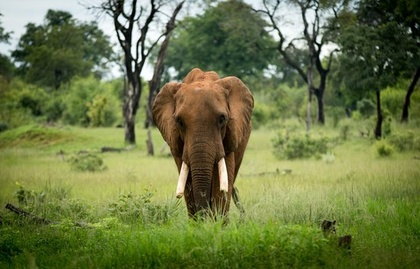
%> input picture semester-1/vision-artificial/U3T1/images/the-elephant-cafe.jpg, 420 x 269 px, shrunk from 550 x 352 before the run
$ octave U3T1.m   (GNU Octave 9; MATLAB toolbox functions it lacks are replaced by stand-ins)
%> lines starting %> are read from the running program, lines starting %| are printed output that depends on the picture
%> further down, image is the input picture: size 269x420x3 uint8; mean R, G, B 108.4, 119.6, 70.5
### semester-1/vision-artificial/U3T1/canny.m
function resulting_image = canny (reference)
    image = rgb2gray(reference);
%> image: size 269x420 uint8
    image = double(image);
%> image: size 269x420 double
    resulting_image = edge(image, 'Canny');
%> resulting_image: size 269x420 logical; 6.4% white in thin lines or dots
end

### semester-1/vision-artificial/U3T1/laplacian_of_gaussian.m
function resulting_image = laplacian_of_gaussian(reference_image)
    image =rgb2gray(reference_image);

    image = double(image);
    log_filter = fspecial('log', [3, 3], 0.5);
    resulting_image = imfilter(image, log_filter, 'symmetric', 'conv');
%> resulting_image: size 269x420 double
end

### semester-1/vision-artificial/U3T1/laplacian.m
function resulting_image = laplacian(reference_image, type)
%> called with type = 4
    image = rgb2gray(reference_image);
    image = double(image);
    temporal = image;

    [x, y] = size(image);
%> x = 269; y = 420
    resulting_image = zeros(x, y);

    image = padarray(image, [2 2], 256, 'both');
%> image: size 273x424 double

    for i = 2: x - 1
        for j = 2: y - 1
            if(type == 4)
                resulting_image(i, j) = image(i, j - 1) + image(i - 1, j) + image(i + 1, j)+ image(i, j + 1)-4*image(i, j);
            elseif(type == 8)
                resulting_image(i, j) = image(i - 1, j - 1) + image(i, j - 1) + image(i + 1, j - 1)+ image(i - 1, j) - 8 * (image(i, j)) + image(i + 1, j)+ image(i - 1,j + 1) + image(i, j + 1) + image(i + 1,j + 1);
            end
        end
    end
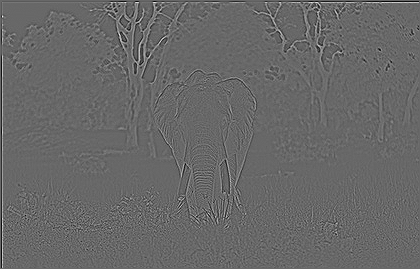
%> resulting_image: size 269x420 double; min -262, max 379, mean 0; drawn with min black and max white

    resulting_image = temporal - resulting_image;
    resulting_image = (abs(resulting_image))./max(max(resulting_image));
end

### semester-1/vision-artificial/U3T1/morphological_gradient.m
function resulting_image = morphological_gradient(reference_image)
    image = rgb2gray(reference_image);
    image = double (image);

    [x, y] = size(image);

    d1 = zeros(x, y);
    d2 = zeros(x, y);
    d3 = zeros(x, y);
    d4 = zeros(x, y);

    resulting_image = zeros(x, y);
    image = padarray(image, [2, 2], 0, 'both');
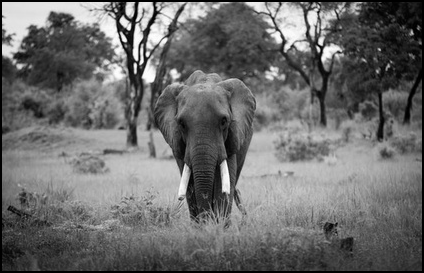
%> image: size 273x424 double; min 0, max 255, mean 108

    for i = 2: x - 1
        for j = 2: y - 1
            d1(i, j) = sqrt(power(image(i, j)-image(i, j - 1), 2) + power(image(i, j) - image(i, j + 1), 2));
            d2(i, j) = sqrt(power(image(i, j)-image(i - 1, j), 2) + power(image(i, j) - image(i + 1, j), 2));
            d3(i, j) = sqrt(power(image(i, j)-image(i - 1, j - 1), 2) + power(image(i, j) - image(i + 1, j + 1), 2));
            d4(i, j) = sqrt(power(image(i, j)-image(i - 1, j + 1), 2) + power(image(i, j) - image(i + 1, j - 1), 2));

            resulting_image(i, j) = d1(i, j)+ d2(i, j) + d2(i, j)+ d4(i, j);
        end
    end
end

### semester-1/vision-artificial/U3T1/prewitt.m
function [prewitt_h, prewitt_v, resulting_image] = prewitt(reference_image)
    image = rgb2gray(reference_image);
    image  = double(image);

    [x, y] = size(image);

    prewitt_h = zeros(x, y);
    prewitt_v = zeros(x, y);
    prewitt = zeros(x, y);

    kernel_y = [-1 0 1; -1 0 1; -1 0 1];
    kernel_x = [-1 -1 -1; 0 0 0; 1 1 1];

    image  = padarray(image , [2 2], 256, 'both');

    for i = 2 : x - 1
        for j = 2 : y - 1
            prewitt_h(i, j) = sum(sum(kernel_x.*image (i - 1: i + 1, j - 1: j + 1)));
            prewitt_v(i, j) = sum(sum(kernel_y.*image (i - 1: i + 1, j - 1: j + 1)));

            prewitt(i, j) = sqrt(power(prewitt_h(i, j), 2) + power(prewitt_v(i, j), 2));
        end
    end
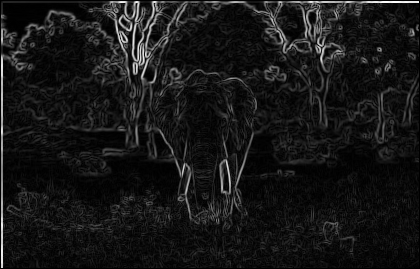
%> prewitt: size 269x420 double; min 0, max 753, mean 67.2; drawn with min black and max white
    prewitt_h = (abs(prewitt_h))./max(max(prewitt_h));
    prewitt_v = (abs(prewitt_v))./max(max(prewitt_v));

    resulting_image = (abs(prewitt))./max(max(prewitt));
end

### semester-1/vision-artificial/U3T1/roberts.m
function [roberts_h, roberts_v, resulting_image] = roberts(reference_image)
    image = rgb2gray(reference_image);
    image  = double(image);

    [x, y] = size(image);

    roberts_h = zeros(x, y);
    roberts_v = zeros(x, y);
    resulting_image = zeros(x, y);

    kernel_y = [0 1; -1 0];
    kernel_x = [-1 0; 0  1];

    image  = padarray(image , [2 2], 256, 'both');

    for i = 1 : x - 1
        for j = 1 : y - 1
            roberts_h(i, j) = sum(sum(kernel_x.*image(i: i + 1, j: j + 1)));
            roberts_v(i, j) = sum(sum(kernel_y.*image(i: i + 1, j: j + 1)));
            resulting_image(i, j) = sqrt(power(roberts_h(i, j), 2) + power(roberts_v(i, j), 2));
        end
    end
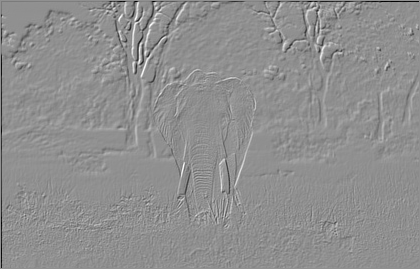
%> roberts_h: size 269x420 double; min -252, max 193, mean -1.2; drawn with min black and max white
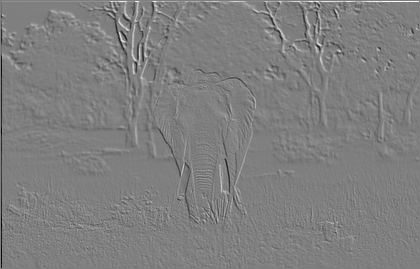
%> roberts_v: size 269x420 double; min -251, max 252, mean 0.3; drawn with min black and max white
    roberts_h = (abs(roberts_h))./max(max(roberts_h));
    roberts_v = (abs(roberts_v))./max(max(roberts_v));

    resulting_image = (abs(resulting_image))./max(max(resulting_image));
end

### semester-1/vision-artificial/U3T1/sobel.m
function [sobel_h, sobel_v, resulting_image] = sobel(reference_image)
    image = rgb2gray(reference_image);
    image  = double(image);

    [x, y] = size(image);

    sobel_h = zeros(x, y);
    sobel_v = zeros(x, y);
    sobel = zeros(x, y);

    kernel_y = [-1 0 1; -2 0 2; -1 0 1];
    kernel_x = [-1 -2 -1; 0 0 0; 1 2 1];

    image  = padarray(image , [2 2], 256, 'both');

    for i = 2 : x - 1
        for j = 2 : y - 1
            sobel_h(i, j) = sum(sum(kernel_x.*image (i - 1: i + 1, j - 1: j + 1)));
            sobel_v(i, j) = sum(sum(kernel_y.*image (i - 1: i + 1, j - 1: j + 1)));

            sobel(i, j) = sqrt(power(sobel_h(i, j), 2) + power(sobel_v(i, j), 2));
        end
    end
    sobel_h = (abs(sobel_h))./max(max(sobel_h));
    sobel_v = (abs(sobel_v))./max(max(sobel_v));

    resulting_image = (abs(sobel))./max(max(sobel));
end

### semester-1/vision-artificial/U3T1/zero_cross.m
function resulting_image = zero_cross(reference_image)
    image =rgb2gray(reference_image);

    image = double(image);
    resulting_image = edge(image, 'zerocross');
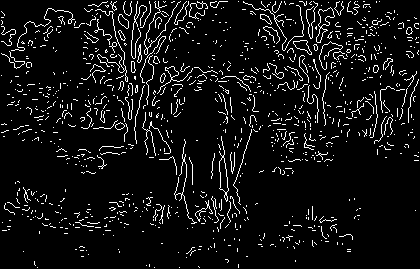
%> resulting_image: size 269x420 logical; 6.9% white in thin lines or dots
end

### semester-1/vision-artificial/U3T1/U3T1.m
image = imread('./images/the-elephant-cafe.jpg');

canny_image = canny(image);
laplacian_of_gaussian_image = laplacian_of_gaussian(image);
laplacian_4_image = laplacian(image, 4);
laplacian_8_image = laplacian(image, 8);
morphological_gradient_image = morphological_gradient(image);
prewitt_image = prewitt(image);
roberts_image = roberts(image);
sobel_image = sobel(image);
zero_image = zero_cross(image);

figure();
imshow(canny_image);
title("Canny");

figure();
imshow(laplacian_of_gaussian_image);
title("Laplacian of Gaussian");

figure();
imshow(laplacian_4_image);
title("Laplacian 4");

figure();
imshow(laplacian_8_image);
title("Laplacian 8");

figure();
imshow(morphological_gradient_image);
title("Morphological Gradient");

figure();
imshow(prewitt_image);
title("Prewitt");

figure();
imshow(roberts_image);
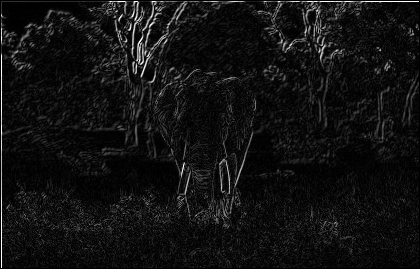
%> displayed picture: size 269x420, on the screen's scale of 0 to 255; min 0, max 255, mean 17.4
title("Roberts");

figure();
imshow(sobel_image);
title("Sobel");

figure();
imshow(zero_image);
title("Zero Crossing");
